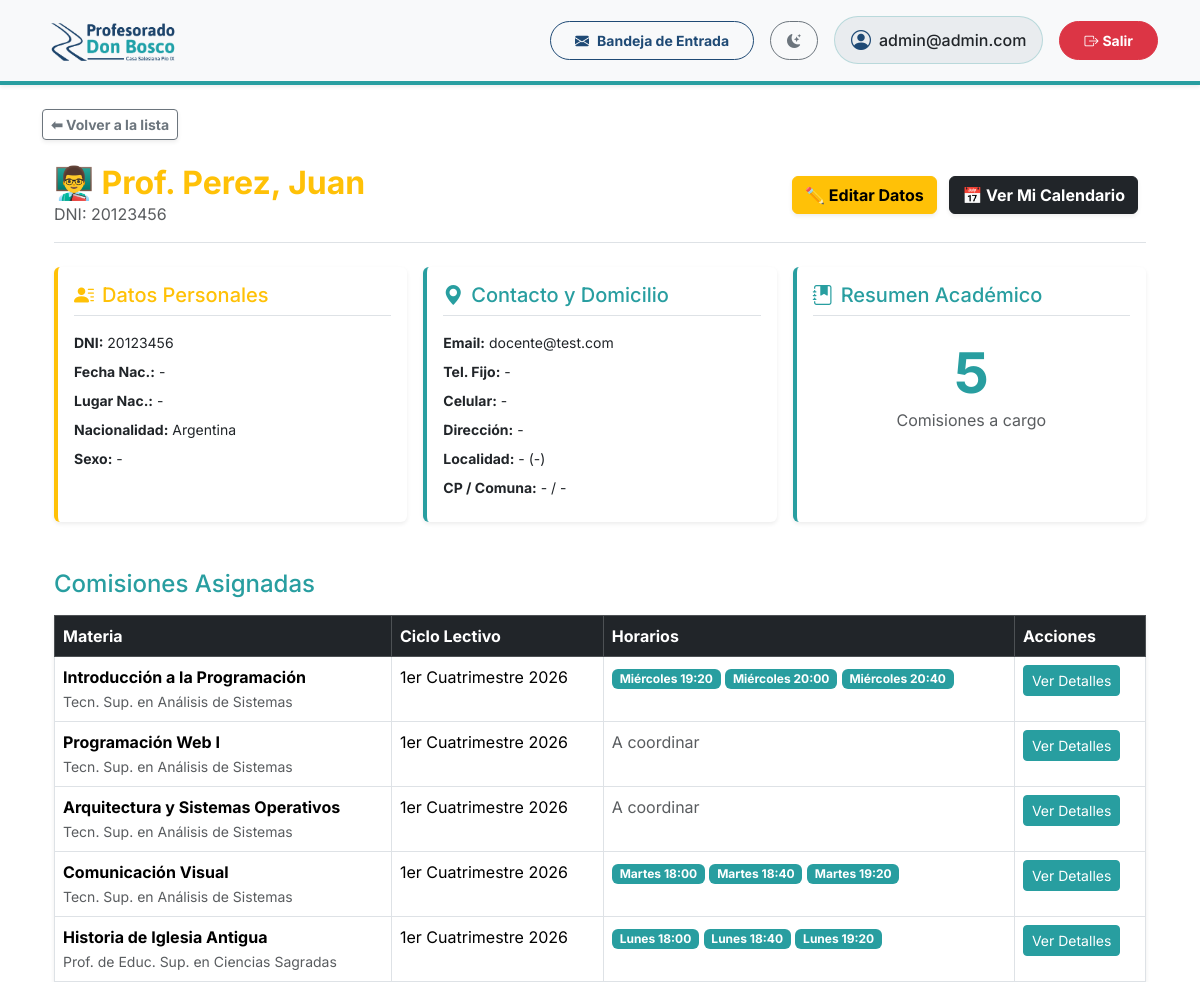
Screenshot of /docentes/1/ (signed in) with the database file from the repository.
### gestion/models.py (models this page shows, shortened)
class Docente(models.Model):
    usuario = models.OneToOneField(User, on_delete=models.CASCADE, related_name='perfil_docente', null=True, blank=True)
    dni = models.CharField('DNI', max_length=15, unique=True)
    nombre = models.CharField('Nombre/s', max_length=100)
    apellido = models.CharField('Apellido/s', max_length=100)
    fecha_nacimiento = models.DateField('Fecha de nacimiento', null=True, blank=True)
    telefono = models.CharField(max_length=20, blank=True, null=True, verbose_name="Teléfono Fijo")
    celular = models.CharField(max_length=20, blank=True, null=True, verbose_name="Celular")
    direccion = models.CharField(max_length=200, blank=True, null=True, verbose_name="Dirección")
    email = models.EmailField(blank=True, null=True)
    nacionalidad = models.CharField(max_length=100, default='Argentina')
    codigo_postal = models.CharField(max_length=20, blank=True, null=True)
    comuna_zona = models.CharField(max_length=100, blank=True, null=True)
    PROVINCIAS = [
        ('Buenos Aires', 'Buenos Aires'), ('CABA', 'Ciudad Autónoma de Buenos Aires'),
        ('Catamarca', 'Catamarca'), ('Chaco', 'Chaco'), ('Chubut', 'Chubut'),
        ('Córdoba', 'Córdoba'), ('Corrientes', 'Corrientes'), ('Entre Ríos', 'Entre Ríos'),
        ('Formosa', 'Formosa'), ('Jujuy', 'Jujuy'), ('La Pampa', 'La Pampa'),
        ('La Rioja', 'La Rioja'), ('Mendoza', 'Mendoza'), ('Misiones', 'Misiones'),
        ('Neuquén', 'Neuquén'), ('Río Negro', 'Río Negro'), ('Salta', 'Salta'),
        ('San Juan', 'San Juan'), ('San Luis', 'San Luis'), ('Santa Cruz', 'Santa Cruz'),
        ('Santa Fe', 'Santa Fe'), ('Santiago del Estero', 'Santiago del Estero'),
        ('Tierra del Fuego', 'Tierra del Fuego'), ('Tucumán', 'Tucumán')
    ]
    provincia = models.CharField(max_length=100, choices=PROVINCIAS, blank=True, null=True)
    localidad = models.CharField(max_length=100, blank=True, null=True)
    SEXO_CHOICES = [('M', 'Masculino'), ('F', 'Femenino')]
    sexo = models.CharField(max_length=1, choices=SEXO_CHOICES, blank=True, null=True)
    lugar_nacimiento = models.CharField(max_length=100, blank=True, null=True)

class Comision(models.Model):
    CUATRIMESTRES = [
        ('1C', '1er Cuatrimestre'),
        ('2C', '2do Cuatrimestre'),
        ('AN', 'Anual'),
    ]
    TIPO_APROBACION = [
        ('PROM', 'Promocionable'),
        ('FIN', 'Final Obligatorio'),
    ]
    MODALIDAD = [
        ('P', 'Presencial'),
        ('V', 'Virtual'),
        ('B', 'Bimodal (1 sem presencial / 1 sem virtual)'),
    ]
    INICIO_BIMODAL = [
        ('P', 'Arranca Presencial'),
        ('V', 'Arranca Virtual'),
    ]
    materia = models.ForeignKey(Materia, on_delete=models.CASCADE, related_name='comisiones')
    docente = models.ForeignKey(Docente, on_delete=models.SET_NULL, null=True, blank=True, related_name='comisiones_asignadas')
    docente_auxiliar = models.ForeignKey(Docente, on_delete=models.SET_NULL, null=True, blank=True, related_name='comisiones_auxiliares', verbose_name="Pareja Pedagógica")
    ciclo_lectivo = models.IntegerField('Ciclo Lectivo (Año)', default=2026)
    cuatrimestre = models.CharField('Cuatrimestre', max_length=2, choices=CUATRIMESTRES)
    fecha_inicio = models.DateField('Fecha de Inicio', null=True, blank=True)
    fecha_fin = models.DateField('Fecha de Finalización', null=True, blank=True)
    tipo_aprobacion = models.CharField('Tipo de Aprobación', max_length=4, choices=TIPO_APROBACION, default='FIN')
    modalidad = models.CharField('Modalidad', max_length=1, choices=MODALIDAD, default='P')
    semana_inicio_bimodal = models.CharField('Semana de Inicio (Bimodal)', max_length=1, choices=INICIO_BIMODAL, null=True, blank=True)
    inscripciones_abiertas = models.BooleanField('Inscripciones Abiertas', default=True)
    cerrada = models.BooleanField('Comisión Cerrada', default=False)

class Materia(models.Model):
    CUATRIMESTRES = [
        ('1C', '1er Cuatrimestre'),
        ('2C', '2do Cuatrimestre'),
        ('AN', 'Anual'),
    ]
    nombre = models.CharField(max_length=150)
    plan = models.ForeignKey(PlanDeEstudio, on_delete=models.CASCADE, related_name='materias')
    año_dictado = models.IntegerField(verbose_name="Año en que se dicta (1, 2, 3...)")
    cuatrimestre_dictado = models.CharField(max_length=2, choices=CUATRIMESTRES, default='1C')

class PlanDeEstudio(models.Model):
    nombre = models.CharField('Nombre del Plan', max_length=150)
    resolucion_ministerial = models.CharField('Resolución', max_length=50)

class HorarioComision(models.Model):
    DIAS_SEMANA = [
        ('1', 'Lunes'),
        ('2', 'Martes'),
        ('3', 'Miércoles'),
        ('4', 'Jueves'),
        ('5', 'Viernes'),
        ('6', 'Sábado')
    ]
    comision = models.ForeignKey(Comision, on_delete=models.CASCADE, related_name='horarios')
    dia = models.CharField(max_length=1, choices=DIAS_SEMANA)
    hora_inicio = models.TimeField()
    hora_fin = models.TimeField()

### gestion/views.py (the view)
# urls.py: path('docentes/<int:docente_id>/', legajo_docente, name='legajo_docente'),
@login_required
def legajo_docente(request, docente_id):
    docente = get_object_or_404(Docente, id=docente_id)
    return render(request, 'gestion/legajo_docente.html', {'docente': docente})

### gestion/context_processors.py (called while the page is built)
def notificaciones_context(request):
    if request.user.is_authenticated:
        from gestion.models import Notificacion
        unread_count = Notificacion.objects.filter(usuario=request.user, leida=False).count()
        return {'unread_notifications_count': unread_count}
    return {'unread_notifications_count': 0}

### gestion/templates/gestion/legajo_docente.html (shortened to what this page needs)
{% extends "base.html" %}
{% block back_button %}
<a href="{% url 'lista_docentes' %}" class="btn btn-sm btn-outline-secondary shadow-sm fw-bold">⬅ Volver a la lista</a>
{% endblock %}
{% block content %}
<div class="container mt-4">
    <div class="d-flex justify-content-between align-items-center mb-4 border-bottom pb-3">
        <div>
            <h2 class="text-warning fw-bold mb-0">👨‍🏫 Prof. {{ docente.apellido }}, {{ docente.nombre }}</h2>
            <p class="text-muted mb-0">DNI: {{ docente.dni }}</p>
        </div>
        <div>
            <a href="{% url 'editar_docente' docente.id %}" class="btn btn-warning shadow-sm fw-bold me-2">✏️ Editar Datos</a>
            <a href="{% url 'calendario_docente' docente.id %}" class="btn btn-dark shadow-sm fw-bold me-2">📅 Ver Mi Calendario</a>
        </div>
    </div>
    <div class="row mb-4 g-3">
        <div class="col-md-4">
            <div class="card shadow-sm h-100 border-0 border-start border-warning border-4">
                <div class="card-body">
                    <h5 class="text-warning border-bottom pb-2"><i class="bi bi-person-lines-fill me-2"></i>Datos Personales</h5>
                    <ul class="list-unstyled mt-3 mb-0 small">
                        <li class="mb-2"><strong>DNI:</strong> {{ docente.dni }}</li>
                        <li class="mb-2"><strong>Fecha Nac.:</strong> {{ docente.fecha_nacimiento|date:"d/m/Y"|default:"-" }}</li>
                        <li class="mb-2"><strong>Lugar Nac.:</strong> {{ docente.lugar_nacimiento|default:"-" }}</li>
                        <li class="mb-2"><strong>Nacionalidad:</strong> {{ docente.nacionalidad|default:"Argentina" }}</li>
                        <li class="mb-2"><strong>Sexo:</strong> {{ docente.get_sexo_display|default:"-" }}</li>
                    </ul>
                </div>
            </div>
        </div>
        <div class="col-md-4">
            <div class="card shadow-sm h-100 border-0 border-start border-info border-4">
                <div class="card-body">
                    <h5 class="text-info border-bottom pb-2"><i class="bi bi-geo-alt-fill me-2"></i>Contacto y Domicilio</h5>
                    <ul class="list-unstyled mt-3 mb-0 small">
                        <li class="mb-2"><strong>Email:</strong> {% if docente.email %}{{ docente.email }}{% else %}<span class="text-muted">No registrado</span>{% endif %}</li>
                        <li class="mb-2"><strong>Tel. Fijo:</strong> {{ docente.telefono|default:"-" }}</li>
                        <li class="mb-2"><strong>Celular:</strong> {{ docente.celular|default:"-" }}</li>
                        <li class="mb-2"><strong>Dirección:</strong> {{ docente.direccion|default:"-" }}</li>
                        <li class="mb-2"><strong>Localidad:</strong> {{ docente.localidad|default:"-" }} ({{ docente.provincia|default:"-" }})</li>
                        <li class="mb-2"><strong>CP / Comuna:</strong> {{ docente.codigo_postal|default:"-" }} / {{ docente.comuna_zona|default:"-" }}</li>
                    </ul>
                </div>
            </div>
        </div>
        <div class="col-md-4">
            <div class="card shadow-sm h-100 border-0 border-start border-secondary border-4">
                <div class="card-body">
                    <h5 class="text-secondary border-bottom pb-2"><i class="bi bi-journal-bookmark-fill me-2"></i>Resumen Académico</h5>
                    <div class="text-center mt-4">
                        <h1 class="display-4 fw-bold text-secondary mb-0">{{ docente.comisiones_asignadas.count }}</h1>
                        <p class="text-muted">Comisiones a cargo</p>
                    </div>
                </div>
            </div>
        </div>
    </div>
    <h4 class="mt-5 mb-3 text-secondary">Comisiones Asignadas</h4>
    {% if docente.comisiones_asignadas.all %}
        <div class="table-responsive shadow-sm">
            <div class="table-responsive">
<table class="table table-bordered table-hover bg-white mb-0">
                <thead class="table-dark">
                    <tr>
                        <th>Materia</th>
                        <th>Ciclo Lectivo</th>
                        <th>Horarios</th>
                        <th>Acciones</th>
                    </tr>
                </thead>
                <tbody>
                    {% for comision in docente.comisiones_asignadas.all %}
                        <tr>
                            <td>
                                <strong>{{ comision.materia.nombre }}</strong> <br>
                                <small class="text-muted">{{ comision.materia.plan.nombre }}</small>
                            </td>
                            <td>{{ comision.get_cuatrimestre_display }} {{ comision.ciclo_lectivo }}</td>
                            <td>
                                {% for h in comision.horarios.all %}
                                    <span class="badge bg-secondary">{{ h.get_dia_display }} {{ h.hora_inicio|time:"H:i" }}</span>
                                {% empty %}
                                    <span class="text-muted">A coordinar</span>
                                {% endfor %}
                            </td>
                            <td>
                                <a href="{% url 'detalle_comision' comision.id %}" class="btn btn-sm btn-info text-white">Ver Detalles</a>
                            </td>
                        </tr>
                    {% endfor %}
                </tbody>
            </table>
</div>
        </div>
    {% else %}
        <div class="alert alert-info shadow-sm">
            Este docente aún no tiene comisiones asignadas en el sistema.
        </div>
    {% endif %}
</div>
{% endblock %}

### gestion/templates/base.html (shortened to what this page needs)
<!DOCTYPE html>
{% load static %}
<html lang="es" data-bs-theme="light">
<head>
    <link href="https://cdn.jsdelivr.net/npm/bootstrap@5.3.2/dist/css/bootstrap.min.css" rel="stylesheet">
    <link rel="stylesheet" href="https://cdn.jsdelivr.net/npm/bootstrap-icons@1.11.1/font/bootstrap-icons.css">
</head>
<body class="bg-body">
    <nav class="navbar navbar-expand-lg bg-body-tertiary navbar-custom mb-4 shadow-sm py-2">
        <div class="container">
            <a class="navbar-brand d-flex align-items-center" href="{% url 'dashboard' %}">
                <img id="main-logo" src="{% static 'img/logo.png' %}"
                     data-light-src="{% static 'img/logo.png' %}"
                     data-dark-src="{% static 'img/logo2.png' %}"
                     alt="Profesorado Don Bosco Pío IX"
                     onerror="this.src='https://placehold.co/300x80/ffffff/1F4A75?text=Profesorado+Don+Bosco&font=montserrat'">
            </a>
            <div class="collapse navbar-collapse" id="topNavbar">
                <div class="navbar-nav ms-auto d-flex flex-column flex-lg-row align-items-lg-center mt-3 mt-lg-0 gap-3">
                    <a href="{% url 'mis_notificaciones' %}" class="btn btn-outline-primary btn-sm fw-bold rounded-pill px-4 py-2 position-relative d-flex align-items-center justify-content-center">
                        <i class="bi bi-envelope-fill me-2"></i>Bandeja de Entrada
                    </a>
                    <button class="btn btn-outline-secondary btn-sm rounded-pill px-3 py-2 d-flex align-items-center justify-content-center" id="theme-toggle" title="Cambiar tema">
                        <i class="bi bi-moon-stars-fill theme-icon-active"></i>
                    </button>
                    <div class="d-flex align-items-center bg-body-secondary border border-secondary border-opacity-25 rounded-pill px-3 py-2 justify-content-center text-body">
                        <i class="bi bi-person-circle fs-5 me-2 text-primary"></i>
                        <span class="fw-medium">{{ user.username }}</span>
                    </div>
                    <form action="{% url 'logout' %}" method="post" class="d-flex justify-content-center m-0">
                        <button type="submit" class="btn btn-danger btn-sm fw-bold rounded-pill px-4 py-2 w-100 w-lg-auto">
                            <i class="bi bi-box-arrow-right me-1"></i>Salir
                        </button>
                    </form>
                </div>
            </div>
        </div>
    </nav>
    <div class="container mb-3">
        {% block back_button %}
        {% endblock %}
    </div>
    <div class="container">
        {% block content %}
        {% endblock %}
    </div>
</body>
</html>

### gestion/templates/base.html (style rules this page uses)
:root { --bs-primary: #1F4A75; --bs-primary-rgb: 31, 74, 117; --bs-secondary: #289EA0; --bs-secondary-rgb: 40, 158, 160; --bs-info: #289EA0; --bs-info-rgb: 40, 158, 160; --bg-color: #F8FAFC; }
body { font-family: 'Inter', sans-serif; }
.text-primary { color: var(--bs-primary) !important; }
.btn-outline-primary { color: var(--bs-primary); border-color: var(--bs-primary); }
.text-info { color: var(--bs-secondary) !important; }
.btn-info { background-color: var(--bs-secondary); border-color: var(--bs-secondary); color: #fff; }
.navbar-brand img { max-height: 55px; object-fit: contain; }
.navbar-custom { border-bottom: 4px solid var(--bs-secondary); }
.theme-icon-active { display: inline-block; transition: transform 0.2s; }

### rows the page displays
Docente: apellido "Perez", nombre "Juan", dni "20123456", fecha_nacimiento "-", lugar_nacimiento "-", nacionalidad "Argentina", sexo "-", email "docente@test.com", telefono "-", celular "-", direccion "-", localidad "-", provincia "-", codigo_postal "-", comuna_zona "-", comisiones_asignadas.count "5"
Comision: materia.nombre "Introducción a la Programación", materia.plan.nombre "Tecn. Sup. en Análisis de Sistemas", cuatrimestre "1er Cuatrimestre", ciclo_lectivo "2026"
HorarioComision: dia "Miércoles", hora_inicio "19:20"
HorarioComision: dia "Miércoles", hora_inicio "20:00"
HorarioComision: dia "Miércoles", hora_inicio "20:40"
Comision: materia.nombre "Programación Web I", materia.plan.nombre "Tecn. Sup. en Análisis de Sistemas", cuatrimestre "1er Cuatrimestre", ciclo_lectivo "2026"
Comision: materia.nombre "Arquitectura y Sistemas Operativos", materia.plan.nombre "Tecn. Sup. en Análisis de Sistemas", cuatrimestre "1er Cuatrimestre", ciclo_lectivo "2026"
Comision: materia.nombre "Comunicación Visual", materia.plan.nombre "Tecn. Sup. en Análisis de Sistemas", cuatrimestre "1er Cuatrimestre", ciclo_lectivo "2026"
HorarioComision: dia "Martes", hora_inicio "18:00"
HorarioComision: dia "Martes", hora_inicio "18:40"
HorarioComision: dia "Martes", hora_inicio "19:20"
Comision: materia.nombre "Historia de Iglesia Antigua", materia.plan.nombre "Prof. de Educ. Sup. en Ciencias Sagradas", cuatrimestre "1er Cuatrimestre", ciclo_lectivo "2026"
HorarioComision: dia "Lunes", hora_inicio "18:00"
HorarioComision: dia "Lunes", hora_inicio "18:40"
HorarioComision: dia "Lunes", hora_inicio "19:20"

### other values shown
{{ user.username }} "admin@admin.com"
